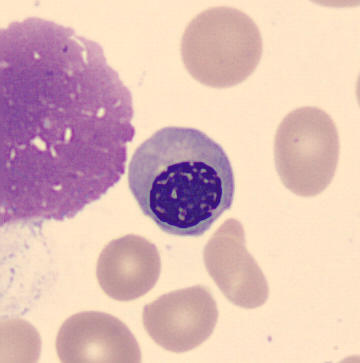
#> input picture BloodCellDetection/Python/test1.jpg, 360 x 363 px
$ python Cell.py   (older library calls are emulated)
#> lines starting #> are read from the running program, lines starting #| are printed output that depends on the picture; after the words box and inside, x2 and y2 are one past the last pixel; in counts of white or black regions, pixels touching at a corner belong together
import cv2
import numpy as np

# ---------------------- IMAGE QUALITY CHECK ----------------------
def check_image_quality(image, blur_threshold=50, brightness_range=(20, 200)):
    """
    Check if image is blurry or faulty.
    Returns (status, reason)
    """
    gray = cv2.cvtColor(image, cv2.COLOR_BGR2GRAY)

    # Blur detection (Laplacian variance)
    laplacian_var = cv2.Laplacian(gray, cv2.CV_64F).var()
    if laplacian_var < blur_threshold:
        return False, f"Blurry image detected (variance={laplacian_var:.2f})"

    # Brightness check
    mean_brightness = np.mean(gray)
    if mean_brightness < brightness_range[0]:
        return False, f"Image too dark (mean brightness={mean_brightness:.2f})"
    elif mean_brightness > brightness_range[1]:
        return False, f"Image too bright (mean brightness={mean_brightness:.2f})"

    return True, "Image quality OK"

# ---------------------- MAIN DETECTION ----------------------
def detect_cells(image_path):
#> called with image_path = 'test1.jpg'
    image = cv2.imread(image_path)
#> image is the input picture: shape (363, 360, 3); mean B, G, R 183.7, 187.3, 221.1
    output = image.copy()

    # Quality check
    ok, reason = check_image_quality(image)
#> in check_image_quality, `gray = cv2.cvtColor(image, cv2.COLOR_BGR2GRAY)`:
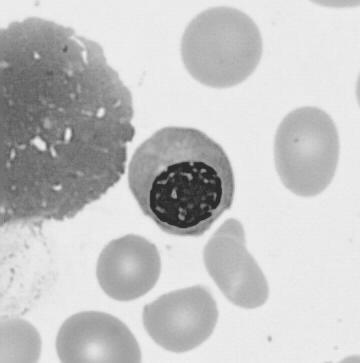
#> gray: shape (363, 360); min 29, max 240, mean 197
#> in check_image_quality, `laplacian_var = cv2.Laplacian(gray, cv2.CV_64F).var()`: laplacian_var = 43.46
#> ok = False; reason = 'Blurry image detected (variance=43.46)'
    if not ok:
        print("❌ Image rejected:", reason)
#| ❌ Image rejected: Blurry image detected (variance=43.46)
        cv2.putText(output, reason, (30, 30), cv2.FONT_HERSHEY_SIMPLEX,
                    0.8, (0, 0, 255), 2, cv2.LINE_AA)
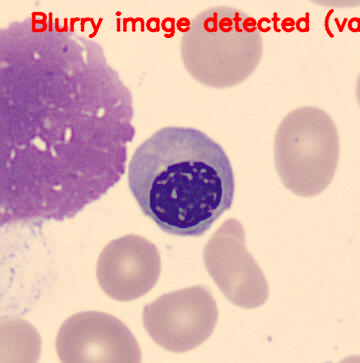
#> output: shape (363, 360, 3); 3.03% of pixels changed, all inside (x1, y1, x2, y2) = (31, 8, 360, 39)
        cv2.imshow("Faulty Image", output)
        cv2.waitKey(0)
        cv2.destroyAllWindows()
        return

    print("✅ Proceeding:", reason)

    hsv = cv2.cvtColor(image, cv2.COLOR_BGR2HSV)
    kernel = np.ones((3, 3), np.uint8)

    # ---------------- WBC Detection ----------------
    lower_wbc = np.array([120, 30, 40])
    upper_wbc = np.array([160, 255, 255])
    mask_wbc = cv2.inRange(hsv, lower_wbc, upper_wbc)
    mask_wbc = cv2.morphologyEx(mask_wbc, cv2.MORPH_OPEN, kernel, iterations=2)

    contours_wbc, _ = cv2.findContours(mask_wbc, cv2.RETR_EXTERNAL, cv2.CHAIN_APPROX_SIMPLE)
    wbc_count = 0
    for cnt in contours_wbc:
        area = cv2.contourArea(cnt)
        if area > 1500:  # WBCs are large
            (x, y), radius = cv2.minEnclosingCircle(cnt)
            cv2.circle(output, (int(x), int(y)), int(radius), (255, 0, 0), 2)
            cv2.putText(output, "WBC", (int(x)-20, int(y)-10),
                        cv2.FONT_HERSHEY_SIMPLEX, 0.6, (255, 0, 0), 2)
            wbc_count += 1

    # ---------------- RBC Detection ----------------
    lower_rbc1 = np.array([0, 20, 50])
    upper_rbc1 = np.array([10, 180, 255])
    lower_rbc2 = np.array([170, 20, 50])
    upper_rbc2 = np.array([180, 180, 255])

    mask_rbc1 = cv2.inRange(hsv, lower_rbc1, upper_rbc1)
    mask_rbc2 = cv2.inRange(hsv, lower_rbc2, upper_rbc2)
    mask_rbc = cv2.bitwise_or(mask_rbc1, mask_rbc2)
    mask_rbc = cv2.morphologyEx(mask_rbc, cv2.MORPH_OPEN, kernel, iterations=2)
    mask_rbc = cv2.morphologyEx(mask_rbc, cv2.MORPH_CLOSE, kernel, iterations=2)

    # Watershed for overlapping RBCs
    dist_transform = cv2.distanceTransform(mask_rbc, cv2.DIST_L2, 5)
    _, sure_fg = cv2.threshold(dist_transform, 0.4 * dist_transform.max(), 255, 0)
    sure_fg = np.uint8(sure_fg)
    unknown = cv2.subtract(mask_rbc, sure_fg)

    ret, markers = cv2.connectedComponents(sure_fg)
    markers = markers + 1
    markers[unknown == 255] = 0
    markers = cv2.watershed(image, markers)

    rbc_count = 0
    for label in np.unique(markers):
        if label <= 1:
            continue
        mask = np.uint8(markers == label) * 255
        cnts, _ = cv2.findContours(mask, cv2.RETR_EXTERNAL, cv2.CHAIN_APPROX_SIMPLE)
        for cnt in cnts:
            area = cv2.contourArea(cnt)
            if 200 < area < 2000:  # RBC range
                (x, y), radius = cv2.minEnclosingCircle(cnt)
                cv2.circle(output, (int(x), int(y)), int(radius), (0, 0, 255), 2)
                cv2.putText(output, "RBC", (int(x)-15, int(y)-10),
                            cv2.FONT_HERSHEY_SIMPLEX, 0.5, (0, 0, 255), 1)
                rbc_count += 1

    # ---------------- Platelet Detection ----------------
    gray = cv2.cvtColor(image, cv2.COLOR_BGR2GRAY)
    _, thresh = cv2.threshold(gray, 180, 255, cv2.THRESH_BINARY_INV)
    contours_platelet, _ = cv2.findContours(thresh, cv2.RETR_EXTERNAL, cv2.CHAIN_APPROX_SIMPLE)

    platelet_count = 0
    for cnt in contours_platelet:
        area = cv2.contourArea(cnt)
        if 20 < area < 80:  # Platelets small
            (x, y), radius = cv2.minEnclosingCircle(cnt)
            cv2.circle(output, (int(x), int(y)), int(radius), (0, 255, 0), 2)
            cv2.putText(output, "Platelet", (int(x)-20, int(y)-10),
                        cv2.FONT_HERSHEY_SIMPLEX, 0.4, (0, 255, 0), 1)
            platelet_count += 1

    # ---------------- Results ----------------
    print(f"RBC count: {rbc_count}, WBC count: {wbc_count}, Platelet count: {platelet_count}")
    cv2.putText(output, f"RBC: {rbc_count} | WBC: {wbc_count} | Platelets: {platelet_count}",
                (20, 40), cv2.FONT_HERSHEY_SIMPLEX, 0.7, (0, 0, 0), 2)

    cv2.imshow("Detected Blood Cells", output)
    cv2.waitKey(0)
    cv2.destroyAllWindows()

# ---------------------- RUN ----------------------
detect_cells("test1.jpg")

$ run again, with BloodCellDetection/Python/test3.jpg copied over BloodCellDetection/Python/test1.jpg
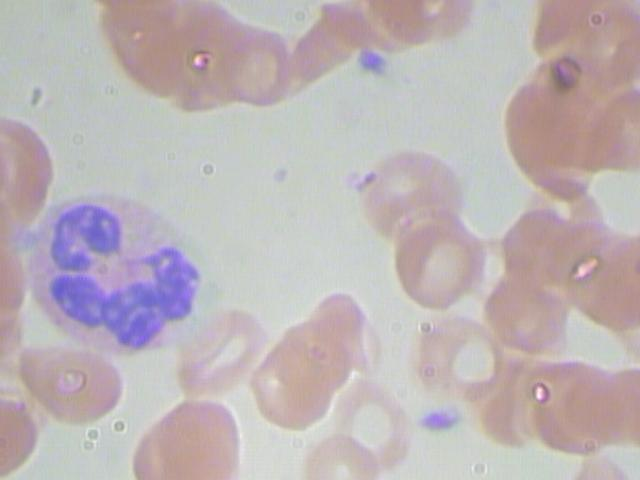
#> input picture BloodCellDetection/Python/test3.jpg, 640 x 480 px
#> in detect_cells, image is the input picture: shape (480, 640, 3); mean B, G, R 182.3, 179.8, 189.4
#> in check_image_quality, `gray = cv2.cvtColor(image, cv2.COLOR_BGR2GRAY)`:
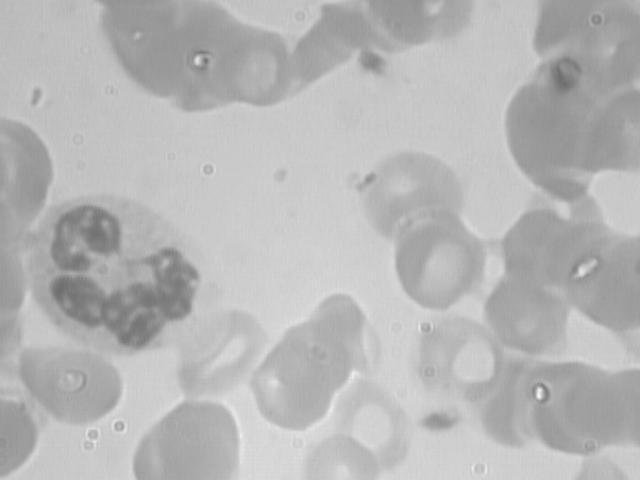
#> gray: shape (480, 640); min 109, max 244, mean 183
#> laplacian_var = 8.18
#> ok = False; reason = 'Blurry image detected (variance=8.18)'
#| ❌ Image rejected: Blurry image detected (variance=8.18)
#> in detect_cells, `cv2.putText(output, reason, (30, 30), cv2.FONT_HERSHEY_SIMPLEX, 0.8, (..`:
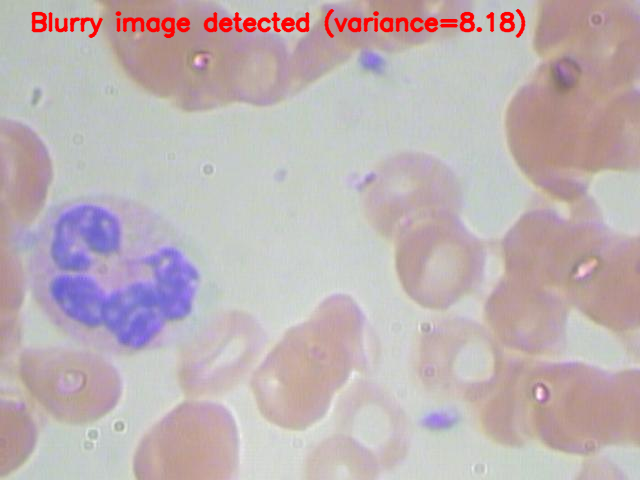
#> output: shape (480, 640, 3); 1.96% of pixels changed, all inside (x1, y1, x2, y2) = (31, 8, 526, 39)

$ run again, with BloodCellDetection/Python/tt1.jpg copied over BloodCellDetection/Python/test1.jpg
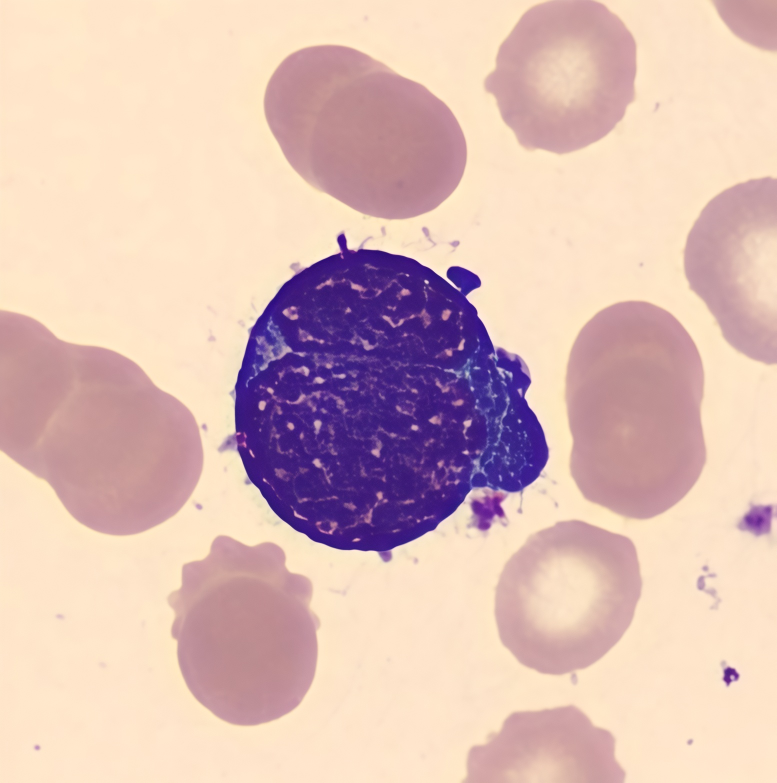
#> input picture BloodCellDetection/Python/tt1.jpg, 1553 x 1566 px (shown at 1/2 size)
#> in detect_cells, image is the input picture: shape (1566, 1553, 3); mean B, G, R 181.9, 187.9, 219.3
#> in check_image_quality, `gray = cv2.cvtColor(image, cv2.COLOR_BGR2GRAY)`:
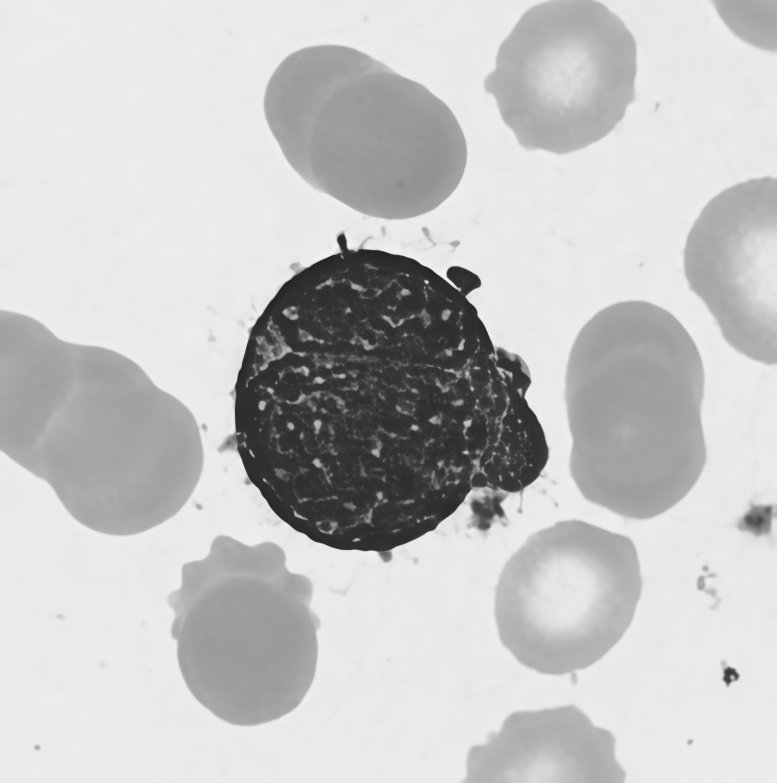
#> gray: shape (1566, 1553) (shown at 1/2 size); min 30, max 248, mean 196.7
#> laplacian_var = 34.09
#> ok = False; reason = 'Blurry image detected (variance=34.09)'
#| ❌ Image rejected: Blurry image detected (variance=34.09)
#> in detect_cells, `cv2.putText(output, reason, (30, 30), cv2.FONT_HERSHEY_SIMPLEX, 0.8, (..`:
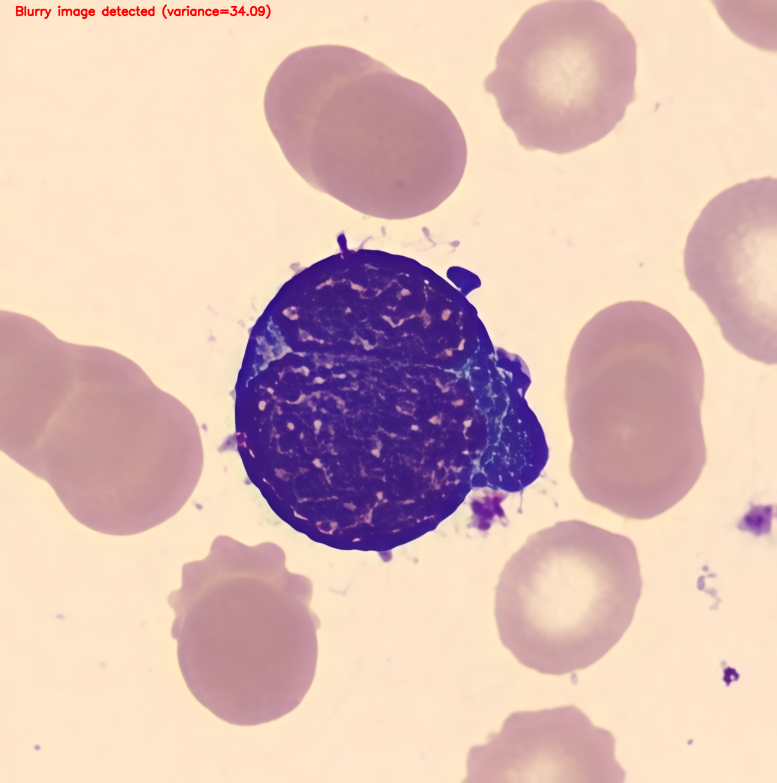
#> output: shape (1566, 1553, 3) (shown at 1/2 size); 0.26% of pixels changed, all inside (x1, y1, x2, y2) = (31, 8, 542, 39)
